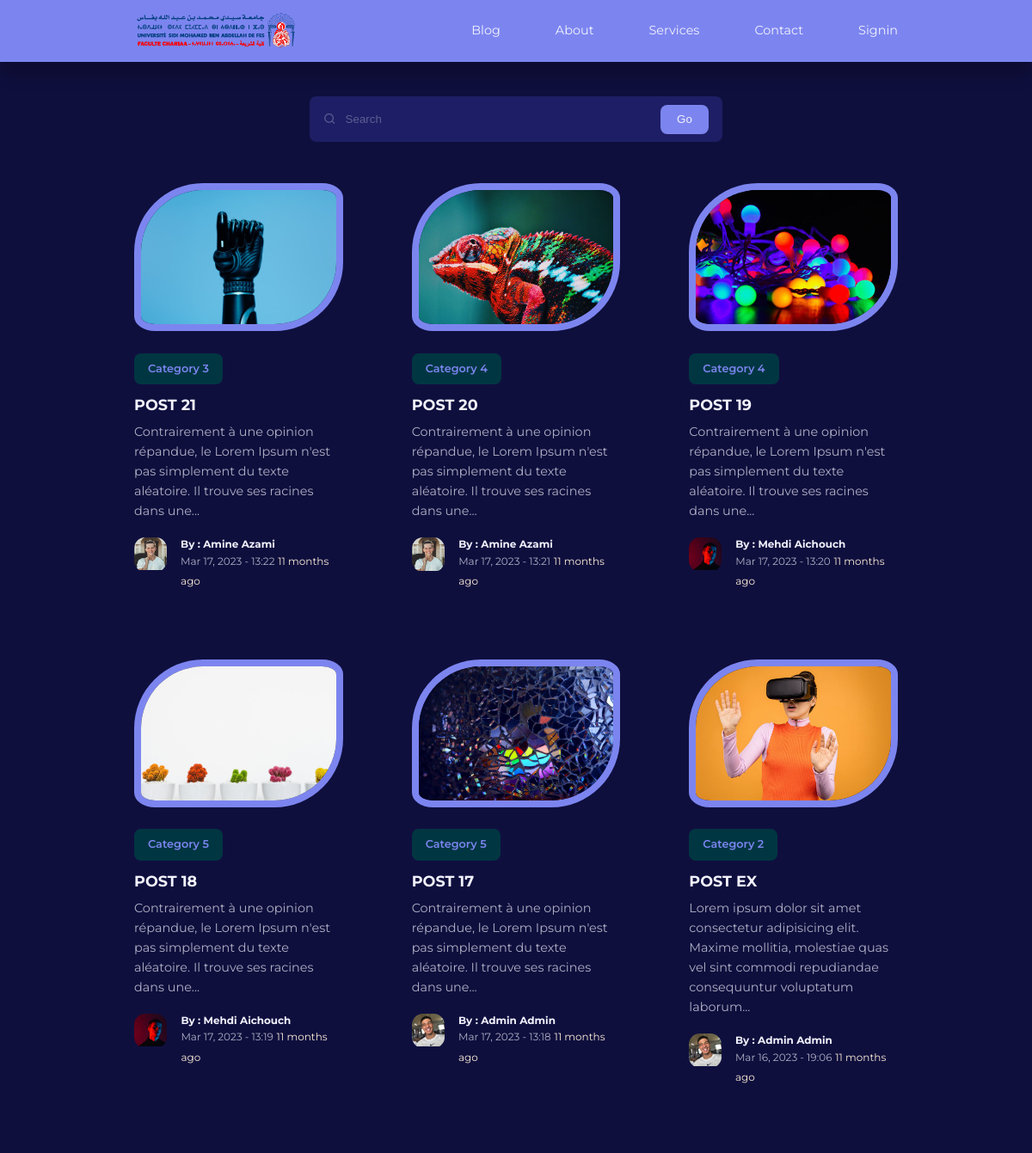
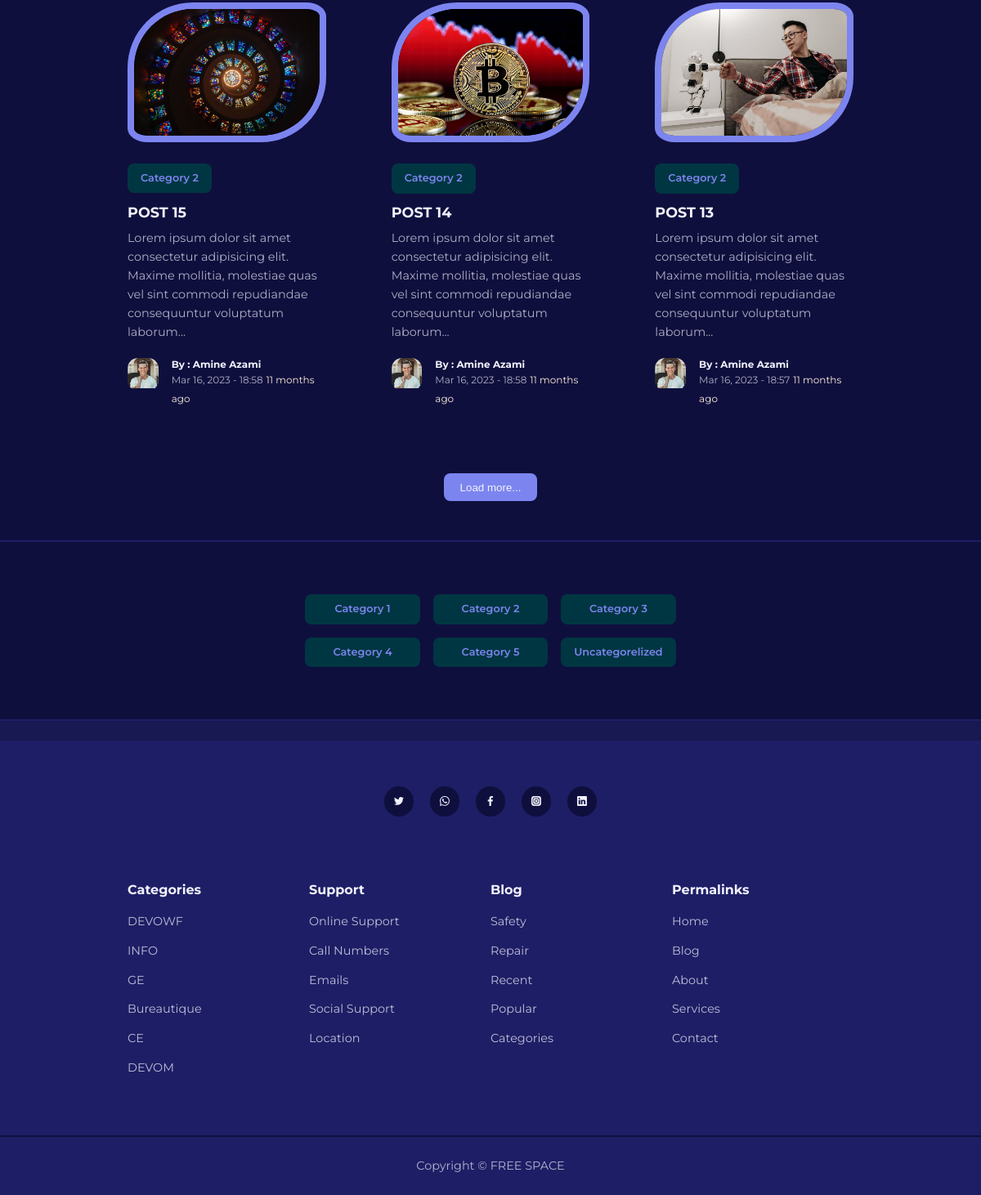
Screenshot of /blog.php with the database file from the repository (2 pictures, top to bottom).
### tables this page shows
CREATE TABLE `posts` (
  `id` int(10) UNSIGNED NOT NULL,
  `title` varchar(255) NOT NULL,
  `body` text NOT NULL,
  `thumbnail` varchar(255) NOT NULL,
  `date_time` timestamp NOT NULL DEFAULT current_timestamp(),
  `category_id` int(11) UNSIGNED DEFAULT NULL,
  `author_id` int(11) UNSIGNED NOT NULL,
  `is_featured` tinyint(1) NOT NULL
);

CREATE TABLE `categories` (
  `id` int(11) UNSIGNED NOT NULL,
  `title` varchar(50) NOT NULL,
  `description` text NOT NULL
);

CREATE TABLE `users` (
  `id` int(11) UNSIGNED NOT NULL,
  `firstname` varchar(50) NOT NULL,
  `lastname` varchar(50) NOT NULL,
  `username` varchar(50) NOT NULL,
  `email` varchar(100) NOT NULL,
  `password` varchar(255) NOT NULL,
  `avatar` varchar(255) NOT NULL,
  `is_admin` tinyint(1) NOT NULL
);

### blog.php (the view, shortened to what this page needs)
<?php
include 'partials/header.php';
$query = "SELECT * FROM posts ORDER BY date_time DESC ";
$posts = mysqli_query($connection, $query)
?>
<section class="search__bar">
    <form action="<?= ROOT_URL ?>search.php" method="get" class="container search__bar-container">
        <div>
            <i class="uil uil-search"></i>
            <input type="search" name="search" placeholder="Search">
            <button type="submit" name="submit" class="btn">Go</button>
        </div>
    </form>
</section>
<section class="posts">
    <div class="container posts__container">
        <?php while ($post = mysqli_fetch_assoc($posts)) : ?>
            <article class="post">
                <div class="post__thumbnail">
                    <img src="./images/<?= $post['thumbnail'] ?>" alt="gestion des entreprises">
                </div>
                <div class="post__info">
                    <?php
                    $category_id = $post['category_id'];
                    $category_query = "SELECT * FROM categories WHERE id=$category_id";
                    $category_result = mysqli_query($connection, $category_query);
                    $category = mysqli_fetch_assoc($category_result);
                    ?>
                    <a href="<?= ROOT_URL ?>category-posts.php?id=<?= $post['category_id'] ?>" class="category__button"><?= $category['title'] ?></a>
                    <h3 class="post__title"><a href="<?= ROOT_URL ?>post.php?id=<?= $post['id'] ?>&id2=<?= $post['author_id'] ?>"><?= $post['title'] ?></a></h3>
                    <p class="post__body">
                        <?= substr($post['body'], 0, 150) ?>...
                    </p>
                    <div class="post__author">
                        <?php
                        $author_id = $post['author_id'];
                        $author_query = "SELECT * FROM users WHERE id=$author_id";
                        $author_result = mysqli_query($connection, $author_query);
                        $author = mysqli_fetch_assoc($author_result);
                        ?>
                        <div class="post__author-avatar">
                            <img src="./images/<?= $author['avatar'] ?>">
                        </div>
                        <div class="post_author-info">
                            <h5>By : <?= "{$author['firstname']}  {$author['lastname']}" ?></h5>
                            <small><?= date("M d, Y - H:i", strtotime($post['date_time'])) ?></small>
                            <small style="color: antiquewhite;">
                                <?php
                                $days_ago = date_diff(new DateTime(), new DateTime($post['date_time']))->days;
                                if ($days_ago >= 365) {
                                    $years_ago = floor($days_ago / 365);
                                    echo $years_ago . " year" . ($years_ago > 1 ? "s" : "") . " ago";
                                } elseif ($days_ago >= 30) {
                                    $months_ago = floor($days_ago / 30);
                                    echo $months_ago . " month" . ($months_ago > 1 ? "s" : "") . " ago";
                                } else {
                                    echo $days_ago . " day" . ($days_ago > 1 ? "s" : "") . " ago";
                                }
                                ?>
                            </small>
                        </div>
                    </div>
                </div>
            </article>
        <?php endwhile ?>
    </div>
    <div style="text-align: center;margin-bottom:3rem" class="container"><button id="load-more" class="btn">Load more...</button></div>
</section>
<section class="category__buttons">
    <div class="container category__buttons-container">
        <?php
        $all_categories_query = "SELECT * FROM categories";
        $all_categories = mysqli_query($connection, $all_categories_query);
        ?>
        <?php while ($cat = mysqli_fetch_assoc($all_categories)) : ?>
            <a href="<?= ROOT_URL ?>category-posts.php?id=<?= $cat['id'] ?>" class="category__button"><?= $cat['title'] ?></a>
        <?php endwhile ?>
    </div>
</section>
<?php
include 'partials/footer.php'
?>

### css/style.css (style rules this page uses)
:root { --color-primary: #7c85ef; --color-primary-light: hsl(191, 100%, 13%); --color-primary-variant: #2eaf7d; --color-red: #da0f3f; --color-red-light: hsl(346, 87%, 46%, 15%); --color-green: #00c476; --color-green-light: hsl(156, 100%, 38%, 15%); --color-gray-900: #1e1e66; --color-gray-700: #2d2b7c; --color-gray-300: rgba(242, 242, 254, 0.3); --color-gray-200: rgba(242, 242, 254, 0.7); --color-white: #f2f2fe; --color-bg: #0f0f3e; --transition: all 300ms ease; --container-width-lg: 74%; --container-width-md: 88%; --form-width: 40%; --card-border-radius-1: 0.3rem; --card-border-radius-2: 0.5rem; --card-border-radius-3: 0.8rem; --card-border-radius-4: 2rem; --card-border-radius-5: 5rem; }
* { margin: 0; padding: 0; outline: 0; border: 0; appearance: 0; list-style: none; text-decoration: none; box-sizing: border-box; user-select: none; }
body { font-family: 'Montserrat', sans-serif; line-height: 1.6; color: var(--color-gray-200); overflow-x: hidden; background: var(--color-bg); font-size: 0.9rem; }
.container { width: var(--container-width-lg); max-width: 1800px; margin: 0 auto; }
section { margin-top: 3rem; width: 100vw; }
h1, h2, h3, h4, h5 { color: var(--color-white); line-height: 1.3; }
h3 { font-size: 1.1rem; margin: 0.8rem 0 0.5rem; }
a { color: var(--color-white); transition: var(--transition); }
img { display: block; width: 100%; object-fit: cover; }
.category__button { background: var(--color-primary-light); color: var(--color-primary); display: inline-block; padding: 0.5rem 1rem; border-radius: var(--card-border-radius-2); font-weight: 600; font-size: 0.8rem; text-align: center; }
.post__thumbnail { border-radius: var(--card-border-radius-5) 10%; border: 0.5rem solid var(--color-primary); overflow: hidden; margin-bottom: 1.6rem; }
.post__author { display: flex; gap: 1rem; margin-top: 1.2rem; }
.post__author-avatar { width: 2.5rem; height: 2.5rem; border-radius: var(--card-border-radius-3); overflow: hidden; }
.posts__container { display: grid; grid-template-columns: repeat(3, 1fr); gap: 5rem; margin-bottom: 5rem; }
.category__buttons { padding: 4rem 0; border-top: 2px solid var(--color-gray-900); border-bottom: 2px solid var(--color-gray-900); }
.category__buttons-container { width: fit-content; display: grid; grid-template-columns: repeat(3, 1fr); gap: 1rem; }
.search__bar { margin-top: 7rem; }
.search__bar-container { position: relative; width: 30rem; background: var(--color-gray-900); display: flex; align-items: center; justify-content: space-between; overflow: hidden; padding: 0.6rem 1rem; border-radius: var(--card-border-radius-2); color: var(--color-gray-300); }
.search__bar-container>div { width: 100%; display: flex; align-items: center; }
.search__bar input { background: transparent; margin-left: 0.7rem; padding: 0.5rem 0; width: 100%; }
.search__bar input::placeholder { color: var(--color-gray-300); }
.btn { display: inline-block; width: fit-content; padding: 0.6rem 1.2rem; background-color: var(--color-primary); border-radius: var(--card-border-radius-2); cursor: pointer; transition: var(--transition); color: var(--color-white); }
form { display: flex; flex-direction: column; gap: 1rem; }
input, textarea, select { padding: 0.8rem 1.4rem; background-color: var(--color-gray-900); border-radius: var(--card-border-radius-2); resize: none; color: var(--color-white); }

### rows the page displays
posts: thumbnail (picture), category.title "Category 3", title "POST 21", body "Contrairement à une opinion répandue, le Lorem Ipsum n'est pas simplement du texte aléatoire. Il trouve ses racines dans une", author.avatar (picture), author.firstname "Amine", author.lastname "Azami", date_time "Mar 17, 2023 - 13:22"
posts: thumbnail (picture), category.title "Category 4", title "POST 20", body "Contrairement à une opinion répandue, le Lorem Ipsum n'est pas simplement du texte aléatoire. Il trouve ses racines dans une", author.avatar (picture), author.firstname "Amine", author.lastname "Azami", date_time "Mar 17, 2023 - 13:21"
posts: thumbnail (picture), category.title "Category 4", title "POST 19", body "Contrairement à une opinion répandue, le Lorem Ipsum n'est pas simplement du texte aléatoire. Il trouve ses racines dans une", author.avatar (picture), author.firstname "Mehdi", author.lastname "Aichouch", date_time "Mar 17, 2023 - 13:20"
posts: thumbnail (picture), category.title "Category 5", title "POST 18", body "Contrairement à une opinion répandue, le Lorem Ipsum n'est pas simplement du texte aléatoire. Il trouve ses racines dans une", author.avatar (picture), author.firstname "Mehdi", author.lastname "Aichouch", date_time "Mar 17, 2023 - 13:19"
posts: thumbnail (picture), category.title "Category 5", title "POST 17", body "Contrairement à une opinion répandue, le Lorem Ipsum n'est pas simplement du texte aléatoire. Il trouve ses racines dans une", author.avatar (picture), author.firstname "Admin", author.lastname "Admin", date_time "Mar 17, 2023 - 13:18"
posts: thumbnail (picture), category.title "Category 2", title "POST EX", body "Lorem ipsum dolor sit amet consectetur adipisicing elit. Maxime mollitia, molestiae quas vel sint commodi repudiandae consequuntur voluptatum laborum", author.avatar (picture), author.firstname "Admin", author.lastname "Admin", date_time "Mar 16, 2023 - 19:06"
posts: thumbnail (picture), category.title "Category 2", title "POST 15", body "Lorem ipsum dolor sit amet consectetur adipisicing elit. Maxime mollitia, molestiae quas vel sint commodi repudiandae consequuntur voluptatum laborum", author.avatar (picture), author.firstname "Amine", author.lastname "Azami", date_time "Mar 16, 2023 - 18:58"
posts: thumbnail (picture), category.title "Category 2", title "POST 14", body "Lorem ipsum dolor sit amet consectetur adipisicing elit. Maxime mollitia, molestiae quas vel sint commodi repudiandae consequuntur voluptatum laborum", author.avatar (picture), author.firstname "Amine", author.lastname "Azami", date_time "Mar 16, 2023 - 18:58"
posts: thumbnail (picture), category.title "Category 2", title "POST 13", body "Lorem ipsum dolor sit amet consectetur adipisicing elit. Maxime mollitia, molestiae quas vel sint commodi repudiandae consequuntur voluptatum laborum", author.avatar (picture), author.firstname "Amine", author.lastname "Azami", date_time "Mar 16, 2023 - 18:57"
categories: title "Category 1"
categories: title "Category 2"
categories: title "Category 3"
categories: title "Category 4"
categories: title "Category 5"
categories: title "Uncategorelized"
